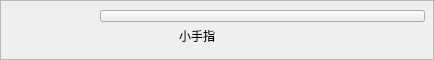
          <widget class="QFrame" name="frame_11">
           <property name="sizePolicy">
            <sizepolicy hsizetype="Preferred" vsizetype="Minimum">
             <horstretch>0</horstretch>
             <verstretch>0</verstretch>
            </sizepolicy>
           </property>
           <property name="minimumSize">
            <size>
             <width>0</width>
             <height>60</height>
            </size>
           </property>
           <property name="frameShape">
            <enum>QFrame::StyledPanel</enum>
           </property>
           <property name="frameShadow">
            <enum>QFrame::Raised</enum>
           </property>
           <widget class="QLabel" name="label_pinkie_swing">
            <property name="geometry">
             <rect>
              <x>170</x>
              <y>20</y>
              <width>54</width>
              <height>31</height>
             </rect>
            </property>
            <property name="font">
             <font>
              <pointsize>9</pointsize>
             </font>
            </property>
            <property name="text">
             <string>小手指</string>
            </property>
            <property name="alignment">
             <set>Qt::AlignCenter</set>
            </property>
           </widget>
           <widget class="QPushButton" name="button_pinkie_swing_out">
            <property name="geometry">
             <rect>
              <x>100</x>
              <y>10</y>
              <width>325</width>
              <height>12</height>
             </rect>
            </property>
            <property name="styleSheet">
             <string notr="true">QPushButton{border-image:url(:/res/pic/slices/pic_background.png)}</string>
            </property>
            <property name="text">
             <string/>
            </property>
           </widget>
           <widget class="QPushButton" name="button_pinkie_swing_in">
            <property name="geometry">
             <rect>
              <x>100</x>
              <y>10</y>
              <width>325</width>
              <height>12</height>
             </rect>
            </property>
            <property name="styleSheet">
             <string notr="true">QPushButton{border-image:url(:/res/pic/slices/pic_background.png)}</string>
            </property>
            <property name="text">
             <string/>
            </property>
           </widget>
           <zorder>button_pinkie_swing_out</zorder>
           <zorder>button_pinkie_swing_in</zorder>
           <zorder>label_pinkie_swing</zorder>
          </widget>
